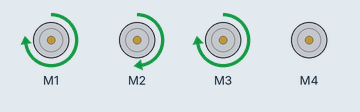
Simulated run of this sketch. Board: Arduino Uno, built with avr-gcc and run on an emulated ATmega328P. On the bench: 4 × DC motor (green arrow = forward, orange = backward, longer = faster).

Above: at 0.5 s.
At 1.5 s:
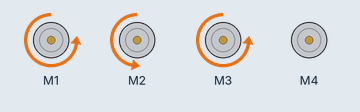
At 2.5 s:
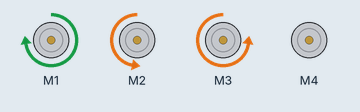
At 3.5 s:
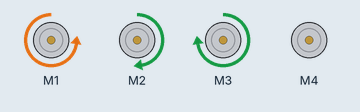
Timing chart, 0 to 5.2 s (numbered marks = the images above):
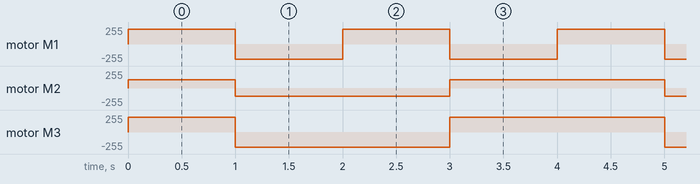

Measured:
- by itself, motor M1: alternates forward 225/255 for 1.0 s and backward 225/255 for 1.0 s
- by itself, motor M2: repeats every 4.0 s: backward 127/255 2.0 s, forward 127/255 2.0 s
- by itself, motor M3: repeats every 4.0 s: backward 225/255 2.0 s, forward 225/255 2.0 s

The sketch:

Meca.ino
```cpp
#include <AFMotor.h>

AF_DCMotor leftfront_motor(1);
AF_DCMotor leftback_motor(2);
AF_DCMotor rightfront_motor(3);
AF_DCMotor rightback_motor(4);

void setup() {
  Serial.begin(9600);           // set up Serial library at 9600 bps

  // turn on motor
  leftfront_motor.setSpeed(225);
  leftback_motor.setSpeed(127);
  rightfront_motor.setSpeed(225);
  leftback_motor.setSpeed(127);

}

void loop() {
  moveForward();
  delay(1000);
  leftfront_motor.run(RELEASE);
  leftback_motor.run(RELEASE);
  rightfront_motor.run(RELEASE);
  rightback_motor.run(RELEASE);

  moveBackward();
  delay(1000);
  leftfront_motor.run(RELEASE);
  leftback_motor.run(RELEASE);
  rightfront_motor.run(RELEASE);
  rightback_motor.run(RELEASE);

  moveSidewaysRight();
  delay(1000);
  leftfront_motor.run(RELEASE);
  leftback_motor.run(RELEASE);
  rightfront_motor.run(RELEASE);
  rightback_motor.run(RELEASE);

  moveSidewaysLeft();
  delay(1000);
  leftfront_motor.run(RELEASE);
  leftback_motor.run(RELEASE);
  rightfront_motor.run(RELEASE);
  rightback_motor.run(RELEASE);


}
void moveForward() {
  leftfront_motor.run(FORWARD);
  leftback_motor.run(FORWARD);
  rightfront_motor.run(FORWARD);
  rightback_motor.run(FORWARD);
}

void moveBackward() {
  leftfront_motor.run(BACKWARD);
  leftback_motor.run(BACKWARD);
  rightfront_motor.run(BACKWARD);
  rightback_motor.run(BACKWARD);
}

void moveSidewaysRight() {
  leftfront_motor.run(FORWARD);
  leftback_motor.run(BACKWARD);
  rightfront_motor.run(BACKWARD);
  rightback_motor.run(FORWARD);
}

void moveSidewaysLeft() {
  leftfront_motor.run(BACKWARD);
  leftback_motor.run(FORWARD);
  rightfront_motor.run(FORWARD);
  rightback_motor.run(BACKWARD);
}

void rotateLeft() {
  leftfront_motor.run(BACKWARD);
  leftback_motor.run(BACKWARD);
  rightfront_motor.run(FORWARD);
  rightback_motor.run(FORWARD);
}

void rotateRight() {
  leftfront_motor.run(FORWARD);
  leftback_motor.run(FORWARD);
  rightfront_motor.run(BACKWARD);
  rightback_motor.run(BACKWARD);
}

void moveRightForward() {
  leftfront_motor.run(FORWARD);
  leftback_motor.run(RELEASE);
  rightfront_motor.run(RELEASE);
  rightback_motor.run(FORWARD);
}

void moveRightBackward() {
  leftfront_motor.run(RELEASE);
  leftback_motor.run(BACKWARD);
  rightfront_motor.run(BACKWARD);
  rightback_motor.run(RELEASE);
}

void moveLeftForward() {
  leftfront_motor.run(RELEASE);
  leftback_motor.run(FORWARD);
  rightfront_motor.run(FORWARD);
  rightback_motor.run(RELEASE);
}

void moveLeftBackward() {
  leftfront_motor.run(BACKWARD);
  leftback_motor.run(RELEASE);
  rightfront_motor.run(RELEASE);
  rightback_motor.run(BACKWARD);
}
```
